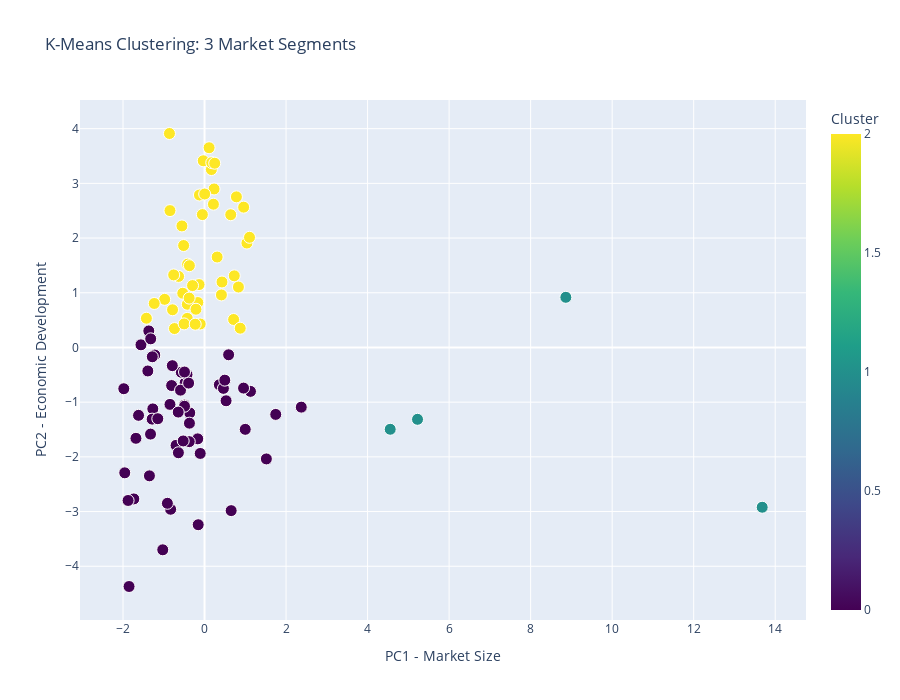

Write notebook code for a chart like this one.
### Markdown cell above
Based on the Silhouette analysis, **k=3 clusters** provides the best balance:
- **Elbow Method**: Suggests elbow around k=3-4
- **Silhouette Score**: k=3 has a strong score, indicating well-separated clusters
- **Interpretability**: 3 clusters allow for meaningful market segmentation

Proceeding with k=3 for final market segmentation.

### Code cell
# Interactive Cluster Visualization
k = 3
kmeans = KMeans(n_clusters=k, random_state=42, n_init=10)
df_pca['Cluster'] = kmeans.fit_predict(df_pca[['PC1', 'PC2']])

# 3D-like interactive scatter plot
fig = px.scatter(df_pca, 
                x='PC1', 
                y='PC2', 
                color='Cluster',
                size='Cluster',
                hover_data=['Country Code'] if 'Country Code' in df_pca.columns else None,
                title='K-Means Clustering: 3 Market Segments',
                labels={'PC1': 'PC1 - Market Size', 'PC2': 'PC2 - Economic Development'},
                color_continuous_scale='Viridis')

fig.update_traces(marker=dict(size=12, line=dict(width=1, color='white')))
fig.update_layout(width=900, height=700)
fig.show()

# Display cluster distribution summary
cluster_counts = df_pca['Cluster'].value_counts().sort_index()
print(f"K-Means Clustering Results with k=3")
print(f"Cluster distribution:\n{cluster_counts}")
print(f"\nTotal countries analyzed: {len(df_pca)}")
for cluster_id in cluster_counts.index:
    pct = (cluster_counts[cluster_id] / len(df_pca)) * 100
    print(f"  Cluster {int(cluster_id)}: {cluster_counts[cluster_id]} countries ({pct:.1f}%)")

### Figure 1 — Plotly figure (JSON) as saved in the notebook; plotly's stock layout.template omitted (floating-point values rounded to 4 significant figures)
{"data": [{"customdata": [["AFG"], ["AGO"], ["ARE"], ["ARG"], ["ARM"], ["ATG"], ["AUS"], ["AUT"], ["BEL"], ["BEN"], ["BGD"], ["BGR"], ["BHR"], ["BIH"], ["BLR"], ["BOL"], ["BRA"], ["BTN"], ["BWA"], ["CAF"], ["CAN"], ["CHE"], ["CHL"], ["CHN"], ["CMR"], ["COG"], ["CRI"], ["CYP"], ["CZE"], ["DEU"], ["DNK"], ["DOM"], ["EGY"], ["ESP"], ["EST"], ["FIN"], ["FJI"], ["GAB"], ["GBR"], ["GEO"], ["GHA"], ["GIN"], ["GRC"], ["GRD"], ["GTM"], ["HKG"], ["HND"], ["HRV"], ["HUN"], ["IDN"], ["IND"], ["IRL"], ["IRN"], ["IRQ"], ["ISL"], ["ISR"], ["ITA"], ["JAM"], ["JPN"], ["KAZ"], ["KGZ"], ["KOR"], ["KWT"], ["LKA"], ["LTU"], ["LUX"], ["LVA"], ["MDA"], ["MEX"], ["MKD"], ["MLT"], ["MNE"], ["MUS"], ["MYS"], ["NAM"], ["NGA"], ["NIC"], ["NLD"], ["NOR"], ["OMN"], ["PER"], ["PHL"], ["POL"], ["PRT"], ["PRY"], ["ROU"], ["RUS"], ["RWA"], ["SAU"], ["SLV"], ["SRB"], ["SVN"], ["SWE"], ["TGO"], ["THA"], ["TJK"], ["TTO"], ["TUR"], ["UKR"], ["URY"], ["USA"], ["UZB"], ["VNM"], ["ZAF"]], "hovertemplate": "PC1 - Market Size=%{x}<br>PC2 - Economic Development=%{y}<br>Cluster=%{marker.color}<br>Country Code=%{customdata[0]}<extra></extra>", "legendgroup": "", "marker": {"color": [0, 0, 2, 0, 0, 2, 2, 2, 2, 0, 0, 2, 2, 0, 0, 0, 1, 0, 0, 0, 2, 2, 2, 1, 0, 0, 2, 2, 2, 2, 2, 0, 0, 2, 2, 2, 0, 0, 2, 0, 0, 0, 2, 0, 0, 2, 0, 2, 2, 0, 1, 2, 0, 0, 2, 2, 2, 0, 2, 0, 0, 2, 2, 0, 2, 2, 2, 0, 0, 0, 2, 0, 2, 2, 0, 0, 0, 2, 2, 2, 0, 0, 2, 2, 0, 2, 0, 0, 2, 0, 0, 2, 2, 0, 0, 0, 0, 0, 0, 2, 1, 0, 0, 0], "coloraxis": "coloraxis", "line": {"color": "white", "width": 1}, "size": 12, "sizemode": "area", "sizeref": 0.005, "symbol": "circle"}, "mode": "markers", "name": "", "orientation": "v", "showlegend": false, "type": "scatter", "x": [-1.025, -1.734, -0.5549, 0.5287, -1.269, -1.426, 0.7823, -0.05299, 0.2178, -1.683, -0.106, -0.7371, -0.9779, -0.4767, -0.1668, -0.3749, 5.225, -1.391, -1.367, -1.851, 0.9595, 0.112, -0.1059, 13.68, -0.8313, -1.957, -0.4235, -0.5345, -0.4146, 0.6425, 0.168, -0.4301, 0.9986, 0.7295, -0.5131, 0.2345, -0.8071, -1.619, 1.04, -1.221, -1.285, -1.875, -0.1647, -1.56, -0.4952, -0.8476, -0.3628, -0.4216, -0.2098, 2.374, 4.555, -0.03194, 0.6533, -0.9113, -0.1248, 0.4141, 0.428, -0.5695, 1.103, -0.5891, -1.325, 0.3093, -0.785, -0.3702, -0.3716, -0.8609, -0.6367, -0.8477, 1.747, -1.321, -0.7573, -1.281, -0.5009, 0.7135, -1.981, -0.1553, -0.6982, 0.1773, 0.2492, -1.235, 0.3636, 0.4632, 0.8316, -0.1349, -0.3903, -0.2288, 1.517, -1.147, 0.8755, -0.4913, -0.4914, -0.2939, 0.003609, -1.352, 0.5909, -0.641, -0.7907, 1.127, -0.5235, -0.3771, 8.864, -0.6452, 0.4967, 0.9575], "xaxis": "x", "y": [-3.699, -2.769, 2.222, -0.9745, -1.123, 0.5344, 2.753, 2.429, 2.619, -1.661, -1.937, 0.3456, 0.8798, -0.6482, -1.671, -1.722, -1.314, -0.4297, 0.3023, -4.37, 2.565, 3.652, 0.429, -2.921, -2.958, -2.292, 0.5317, 0.9913, 1.523, 2.427, 3.253, -0.4981, -1.497, 1.309, 1.863, 2.898, -0.6964, -1.241, 1.909, -0.1385, -1.31, -2.797, 0.8215, 0.04803, -1.054, 2.502, -1.197, 0.7901, 0.6986, -1.091, -1.496, 3.413, -2.983, -2.849, 2.787, 0.9606, 1.197, -0.4535, 2.014, -0.7804, -1.584, 1.653, 0.6889, -1.384, 1.495, 3.912, 1.299, -1.041, -1.224, 0.1574, 1.326, -0.1704, 0.4307, 0.5116, -0.7544, -3.241, -1.789, 3.379, 3.368, 0.8041, -0.6825, -0.7479, 1.105, 1.149, -0.6516, 0.425, -2.037, -1.302, 0.3522, -1.075, -0.4489, 1.131, 2.806, -2.347, -0.1339, -1.925, -0.3328, -0.8028, -1.709, 0.9023, 0.9166, -1.181, -0.5976, -0.7433], "yaxis": "y"}], "layout": {"coloraxis": {"colorbar": {"title": {"text": "Cluster"}}, "colorscale": [[0, "#440154"], [0.1111, "#482878"], [0.2222, "#3e4989"], [0.3333, "#31688e"], [0.4444, "#26828e"], [0.5556, "#1f9e89"], [0.6667, "#35b779"], [0.7778, "#6ece58"], [0.8889, "#b5de2b"], [1, "#fde725"]]}, "height": 700, "legend": {"itemsizing": "constant", "tracegroupgap": 0}, "title": {"text": "K-Means Clustering: 3 Market Segments"}, "width": 900, "xaxis": {"anchor": "y", "domain": [0, 1], "title": {"text": "PC1 - Market Size"}}, "yaxis": {"anchor": "x", "domain": [0, 1], "title": {"text": "PC2 - Economic Development"}}}}
